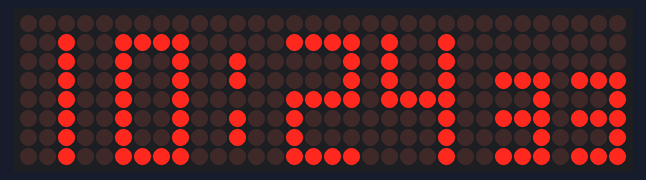
Bench run of a sketch on a simulated ESP8266 (NodeMCU). On the bench: 32×8 LED matrix. WiFi joins after 1.5 s; servers stay silent unless stated; network time is answered at once with the bench clock; the local clock reads 2024-03-15 10:24:30 at power-on unless the sketch sets it.

Above: at 3.2 s.
At 7.5 s:
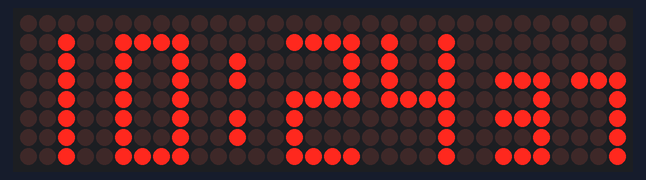
At 12.5 s:
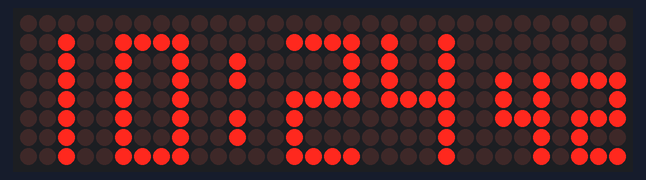
At 21.5 s:
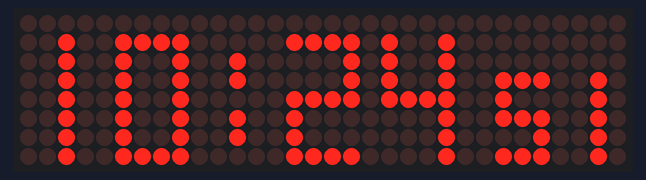
At 29.5 s:
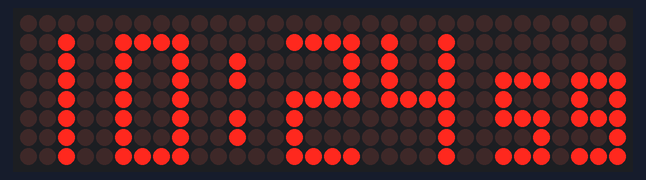
At 39.5 s:
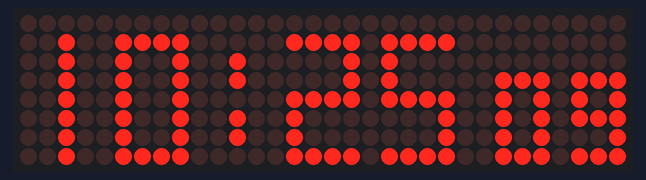

Measured:
- what the display in image 0 shows lasts 0.9 s, from 3.1 s to 4.0 s
- what the display in image 1 shows lasts 0.5 s, from 7.5 s to 8.0 s
- what the display in image 4 shows lasts 0.6 s, from 29.5 s to 30.1 s

The sketch:

project_tidy.ino
```cpp
#include <NTPClient.h>
#include <ESP8266WiFi.h>
#include <WiFiUdp.h>

#include <LedControl.h>
#define DIN 13
#define CS 15
#define CLK 14

int num_s;
int num_m;
int num_h;

byte small_num[10][4] = {{0x00, 0x1f, 0x11, 0x1f},
                         {0x00, 0x00, 0x1f, 0x00},
                         {0x00, 0x17, 0x15, 0x1d},
                         {0x00, 0x15, 0x15, 0x1f},
                         {0x00, 0x1c, 0x04, 0x1f},
                         {0x00, 0x1d, 0x15, 0x17},
                         {0x00, 0x1f, 0x15, 0x17},
                         {0x00, 0x10, 0x10, 0x1f},
                         {0x00, 0x1f, 0x15, 0x1f},
                         {0x00, 0x1d, 0x15, 0x1f}};

byte biger_num[10][5] = {{0x7f, 0x41, 0x41, 0x7f, 0x00},
                         {0x00, 0x00, 0x7f, 0x00, 0x00},
                         {0x4f, 0x49, 0x49, 0x79, 0x00},
                         {0x49, 0x49, 0x49, 0x7f, 0x00},
                         {0x78, 0x08, 0x08, 0x7f, 0x00},
                         {0x79, 0x49, 0x49, 0x4f, 0x00},
                         {0x7f, 0x49, 0x49, 0x4f, 0x00},
                         {0x40, 0x40, 0x40, 0x7f, 0x00},
                         {0x7f, 0x49, 0x49, 0x7f, 0x00},
                         {0x79, 0x49, 0x49, 0x7f, 0x00}};


byte print_buff[4][8] = {{0x00, 0x00, 0x00, 0x00, 0x00, 0x00, 0x00, 0x00},
                         {0x00, 0x00, 0x00, 0x00, 0x00, 0x00, 0x00, 0x00},
                         {0x00, 0x00, 0x00, 0x36, 0x00, 0x00, 0x00, 0x00},
                         {0x00, 0x00, 0x00, 0x00, 0x00, 0x00, 0x00, 0x00}};

LedControl lc = LedControl(DIN,CLK,CS,4);
WiFiUDP ntpUDP;
NTPClient timeClient(ntpUDP);

void setup() {
  WiFi.begin("My-WiFi", "@@1qaz2418");
  while (WiFi.status() != WL_CONNECTED) delay(500);
  //Serial.begin(9600);
  for(int i = 0; i < 4; i++){
    lc.shutdown(i, false);    //The MAX72XX is in power-saving mode on startup
    lc.setIntensity(i, 2);    // Set the brightness to maximum value
    lc.clearDisplay(i);       // and clear the display
  }
  delay(1500);
  timeClient.begin();
  timeClient.setTimeOffset(28800);
  timeClient.update();
  num_s = timeClient.getSeconds();
  num_m = timeClient.getMinutes();
  num_h = timeClient.getHours();
  if (num_h == 0) num_h = 12;
  else if(num_h > 12) num_h -= 12;
  init_printByte(num_s, num_m, num_h);
}

void loop() {
  char buf[20] = "";
  timeClient.update();
  if(num_s != timeClient.getSeconds()){
    num_s = timeClient.getSeconds();
    num_m = timeClient.getMinutes();
    num_h = timeClient.getHours();
    if (num_h == 0) num_h = 12;
    else if(num_h > 12) num_h -= 12;
    printByte_slide(num_s, num_m, num_h);
    //sprintf(buf, "%2d:%2d:%2d\n", num_h, num_m, num_s);
    //Serial.println(buf);
  }
}

void printByte_slide(int sec_num, int min_num, int hour_num){
  int beforsec_num = (!sec_num) ? 59 : (sec_num-1);
  int beformin_num = (!min_num) ? 59 : (min_num-1);
  int beforhour_num = (hour_num == 1) ? 12 : (hour_num-1);
  byte new_buff[4][8];
  byte buff[4][8];
  int arr_s1, arr_s2;
  for(int i = 0; i < 4; i++){
    for(int j = 0; j < 8; j++) new_buff[i][j] = 0x00;
  }
  for(int i = 0; i < 4; i++){
    new_buff[0][i] = small_num[sec_num/10][i] << 2;
    new_buff[0][i+4] = small_num[sec_num%10][i] << 2;
    print_buff[0][i] = small_num[beforsec_num/10][i];
    print_buff[0][i+4] = small_num[beforsec_num%10][i];
  }

  if(!sec_num){
    for(int m = 4, f = 7; m >= 0; m--, f--){
      new_buff[1][f] = biger_num[min_num%10][m];
      print_buff[1][f] = biger_num[beformin_num%10][m];
    }
    arr_s1 = 1;
    arr_s2 = 3;

    if(min_num/10 != beformin_num/10){
      for(int m = 4, f = 2, i = 1; m >= 0; m--, f--){
        new_buff[i][f] = biger_num[min_num/10][m];
        print_buff[i][f] = biger_num[beformin_num/10][m];
        if(!f) f = 8, i++;
      }
      arr_s1 = 2;
      arr_s2 = 6;
    }

    if(!min_num){
      for(int m = 4, f = 1, i = 2; m >= 0; m--, f--){
        new_buff[i][f] = biger_num[hour_num%10][m];
        print_buff[i][f] = biger_num[beforhour_num%10][m];
        if(!f) f = 8, i++;
      }
      arr_s1 = 3;
      arr_s2 = 5;

      if(hour_num/10 != beforhour_num/10){
        for(int m = 4, f = 4; m >= 0; m--, f--){
          new_buff[3][f] = biger_num[hour_num/10][m];
          print_buff[3][f] = biger_num[beforhour_num/10][m];
        }
        arr_s1 = 3;
        arr_s2 = 0;
      }
    }
  }

  //==========================================================
  for(int i = 0; i < 7; i++){
    for(int z = 0; z < 4; z++){
      for(int j = 0; j < 8; j++){
        buff[z][j] = (new_buff[z][j] >> i) & 0x01;
      }
    }
    slide_sec(buff[0], ((sec_num/10 != beforsec_num/10) ? 0 : 4));
    if(!sec_num)slide(buff, arr_s1, arr_s2);
    for(int j = 0; j < 4; j++){
      for(int m = 0; m < 8; m++){
        lc.setColumn(j, m, print_buff[j][m]);
      }
    }
    delay(15);
  }
}

void slide_sec(byte charbuf [], int arr){
  for(int i = arr; i < 8; i++){
    print_buff[0][i] = (print_buff[0][i] >> 1) | (charbuf[i] << 4);
  }
}

void slide(byte charbuf[4][8], int arr1, int arr2){
  for(int i = 1; i <= arr1; i++){
    for(int j = 7; j >= 0; j--){
      if(i == 2 && j ==3) continue;
      print_buff[i][j] = (print_buff[i][j] >> 1) | (charbuf[i][j] << 6);
      if(i == arr1 && j == arr2) break;
    }
  }
}

void init_printByte(int init_sec, int init_min, int init_hour){
  for(int i = 0; i < 4; i++){
    print_buff[0][i] = small_num[init_sec/10][i];
    print_buff[0][i+4] = small_num[init_sec%10][i];
  }
  for(int m = 4, f = 7; m >= 0; m--, f--) print_buff[1][f] = biger_num[init_min%10][m];
  for(int m = 4, f = 2, i = 1; m >= 0; m--, f--){
    print_buff[i][f] = biger_num[init_min/10][m];
    if(!f) f = 8, i++;
  }
  for(int m = 4, f = 1, i = 2; m >= 0; m--, f--){
    print_buff[i][f] = biger_num[init_hour%10][m];
    if(!f) f = 8, i++;
  }
  for(int m = 4, f = 4; m >= 0; m--, f--) print_buff[3][f] = biger_num[init_hour/10][m];
  for(int i = 0; i < 4; i++){
    for(int j = 0; j < 8; j++){
      lc.setColumn(i, j, print_buff[i][j]);
    }
  }
}
```
